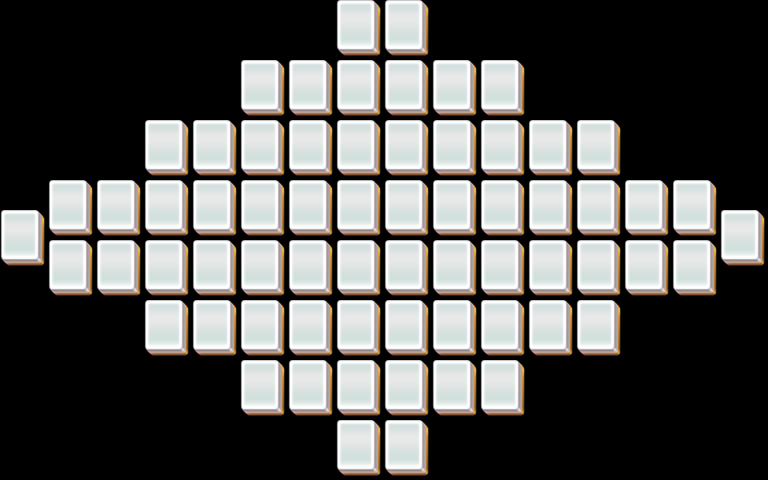

The image is a tile-based game level rendered from a .tmx file. Its description and source (layers, tilesets, objects; grid data summarised) follow:
An orthogonal 32x16 tile map with 24x30 px tiles, 5 tile layers (layer1, layer2, layer3, layer4, ...).

<map version="1.0" orientation="orthogonal" width="32" height="16" tilewidth="24" tileheight="30">
 <properties>
  <property name="species" value="15" />
 </properties>
 <tileset firstgid="1" name="mahjong" tilewidth="48" tileheight="60">
  <image source="mahjong.png" />
 </tileset>
 <layer name="layer1" width="32" height="16">
  <data>[512 cells, 66 non-empty, 1 distinct tile ids]</data>
 </layer>
 <layer name="layer2" width="32" height="16">
  <data>[512 cells, 66 non-empty, 1 distinct tile ids]</data>
 </layer>
 <layer name="layer3" width="32" height="16">
  <data>[512 cells, 38 non-empty, 1 distinct tile ids]</data>
 </layer>
 <layer name="layer4" width="32" height="16">
  <data>[512 cells, 18 non-empty, 1 distinct tile ids]</data>
 </layer>
 <layer name="layer5" width="32" height="16">
  <data>[512 cells, 6 non-empty, 1 distinct tile ids]</data>
 </layer>
</map>
